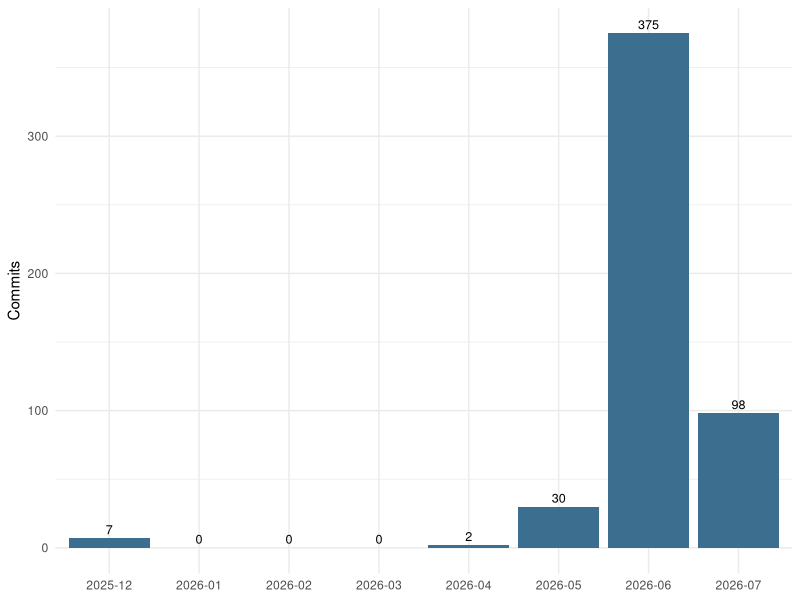

Generate this figure with R:
## ---- chunk 1
#| label: setup
#| include: false
knitr::opts_chunk$set(
  collapse = TRUE, comment = "#>",
  echo = FALSE, warning = FALSE, message = FALSE
)
## ---- chunk 2
#| label: fig-commit-pace
#| fig-cap: >
#|   Commits per month across the full v1.0.8 -> v2.0.0 range
#|   (`4548aa1b`..`8ca8bb24`, 512 non-merge commits, as of 2026-07-09). The
#|   June 2026 spike overlaps the nine-phase modularization migration
#|   (Session 22-35, 2026-06-03 to 2026-06-06), but June also carried other,
#|   unrelated work -- this chart is overall project pace, not a count of
#|   module-migration commits alone.
#| fig-width: 7
#| fig-height: 4
timeline <- read.csv("data/commit-activity-timeline.csv")
timeline$month <- factor(timeline$month, levels = timeline$month)
ggplot2::ggplot(timeline, ggplot2::aes(x = month, y = commit_count)) +
  ggplot2::geom_col(fill = "#3B6E8F") +
  ggplot2::geom_text(ggplot2::aes(label = commit_count), vjust = -0.4,
                      size = 3.2) +
  ggplot2::labs(x = NULL, y = "Commits") +
  ggplot2::theme_minimal(base_size = 11)
## ---- chunk 3
#| label: tbl-modules
#| tbl-cap: >
#|   The ten Shiny modules mounted in the modular app, as of 2026-07-09
#|   (`4,731` total lines across `R/mod*.R`, `R/appUI.R`, and
#|   `R/appServer.R`).
modules <- read.csv("data/module-inventory.csv")
modules <- modules[order(-modules$loc), ]
kableExtra::kbl(
  modules,
  col.names = c("Module", "Responsibility", "Lines of code", "Test files"),
  align = c("l", "l", "r", "r")
) |>
  kableExtra::kable_styling(full_width = FALSE)
## ---- chunk 4
#| label: tbl-phases
#| tbl-cap: >
#|   The nine-phase, vertical-slice migration from monolith to modular
#|   app, Session 22 to Session 35 (2026-06-03 to 2026-06-06).
phases <- read.csv("data/migration-phases.csv", na.strings = "NA")
phases$highlight <- c(
  paste("Founder table added to the Summary Stats tab; kinship download",
        "moved to the module-internal getKinshipMatrix(); dual-name",
        "z-score lookup fix."),
  paste("Mounted the GvAndBgDesc description tab; resolved an HTML-id",
        "collision with the Genetic Value tab."),
  paste("Re-exposed the genome-uniqueness threshold selector",
        "(default 4); added a subset/filter export."),
  "Genotype-file merge restored for both separate- and common-pedigree input modes.",
  paste("Breeding Groups: per-group downloads, a per-group kinship view,",
        "and a group selector (new \"Group Detail\" tab)."),
  paste("Breeding Groups: seed-group pre-seeding; exposed three",
        "previously inert controls; corrected a 100x default-iteration",
        "drift (1000 -> 10)."),
  paste("Focal-animal / LabKey pedigree build restored (live-EHR path;",
        "verification was environmentally limited to a mocked seam)."),
  paste("shinytest2 E2E harness enabled end-to-end -- expanded into a",
        "4-session subplan (8a-8d, issue #39) plus a 7-part hardening",
        "pass (8e-1..8e-7, issue #40, Session 37-50)."),
  paste("Declared the modular app canonical: runGeneKeepR() now launches",
        "it directly; inst/application/ (17 files) deleted;",
        "runModularApp() became the soft-deprecated alias.")
)
phases$commit_display <- ifelse(
  is.na(phases$commit_sha), "not quoted in source plan", phases$commit_sha
)
kableExtra::kbl(
  phases[, c("phase", "highlight", "risk", "session", "commit_display",
             "status")],
  col.names = c("Phase", "What shipped", "Risk", "Session(s)",
                "Commit sha", "Status"),
  align = c("c", "l", "c", "c", "l", "l")
) |>
  kableExtra::kable_styling(full_width = FALSE) |>
  kableExtra::column_spec(2, width = "26em")
## ---- chunk 5
#| label: tbl-features
#| tbl-cap: >
#|   Curated new capabilities shipped in the v1.0.8 -> v2.0.0 range: 13
#|   of 47 closed GitHub issues judged genuinely feature-shaped, as of
#|   2026-07-09.
features <- read.csv("data/feature-highlights.csv", na.strings = "NA")
kableExtra::kbl(
  features[, c("feature", "issue", "session_range", "description")],
  col.names = c("Capability", "Issue", "Session(s)", "What it does"),
  align = c("l", "l", "c", "l")
) |>
  kableExtra::kable_styling(full_width = FALSE) |>
  kableExtra::column_spec(1, width = "14em") |>
  kableExtra::column_spec(4, width = "24em")
